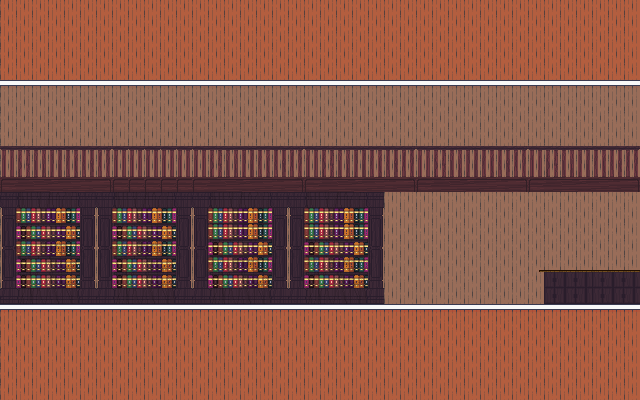

Below is a game level as drawn by its tile map, then a one-line description and the .tmx that defines it (tile-layer data replaced by summaries):
An orthogonal 40x25 tile map with 16x16 px tiles, 3 tile layers (back, from_1, from_2), 2 tilesets.

<map version="1.10" tiledversion="1.10.2" orientation="orthogonal" renderorder="left-up" width="40" height="25" tilewidth="16" tileheight="16" infinite="0" nextlayerid="4" nextobjectid="1">
 <tileset firstgid="1" source="library_2.tsx" />
 <tileset firstgid="392" source="library_3.tsx" />
 <layer id="1" name="back" width="40" height="25">
  <data>[1000 cells, 1000 non-empty, 4 distinct tile ids]</data>
 </layer>
 <layer id="2" name="from_1" width="40" height="25">
  <data>[1000 cells, 187 non-empty, 47 distinct tile ids]</data>
 </layer>
 <layer id="3" name="from_2" width="40" height="25">
  <data>[1000 cells, 200 non-empty, 37 distinct tile ids]</data>
 </layer>
</map>
